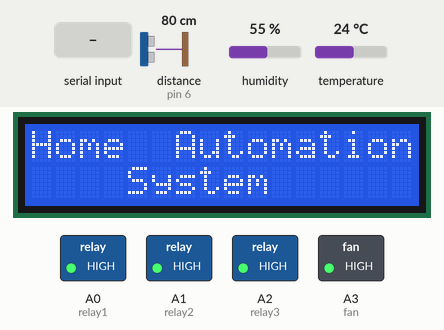
Recording of a sketch running on a simulated Arduino Uno, built with avr-gcc and run on an emulated ATmega328P. Shown: 16×2 character LCD, switched loads named in the sketch (green lamp = pin HIGH). Wiring (inferred from the names in the program): ultrasonic range finder: trigger pin 7; echo pin 6. Inputs (shaded band) come from the test bench; at power-on: distance to the obstacle (sensor on pin 6) 80 cm, humidity 55 %, temperature 24 °C. The echo pulse lasts 58.3 µs per cm; pins used as bus, display or sensor lines are not drawn; what the sketch prints to the serial monitor is not drawn.

Above: at 0.1 s.
2.3 s: "a" received over the second serial link
At 3.7 s:
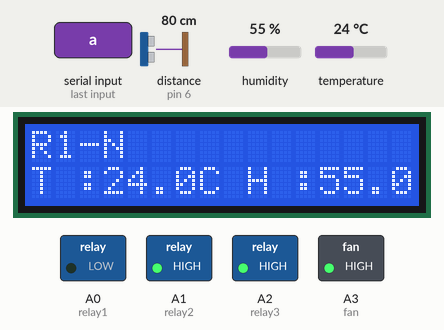
4.1 s: distance to the obstacle (sensor on pin 6) set to 12 cm
5.6 s: distance to the obstacle (sensor on pin 6) set to 9 cm
At 6.9 s:
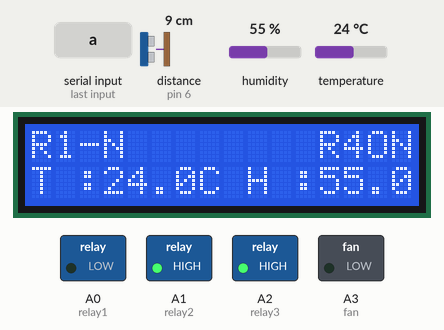
7.2 s: "b" received over the second serial link
At 8.5 s:
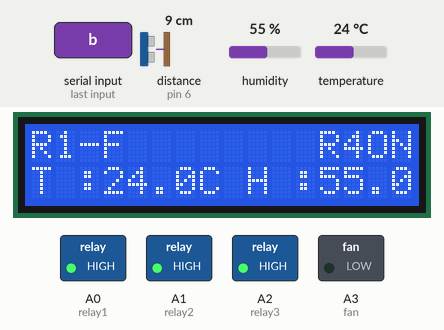
8.8 s: "c" received over the second serial link
At 9.6 s:
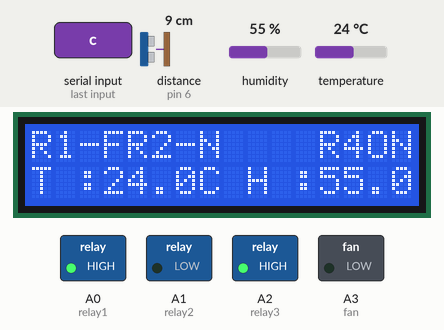
10.4 s: "e" received over the second serial link
At 11.8 s:
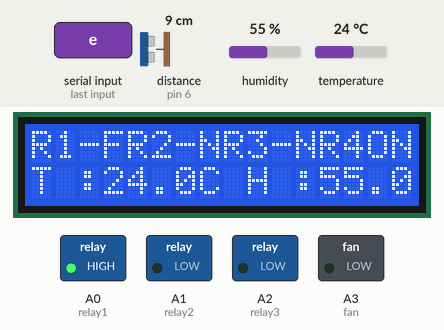
Timing chart, 0 to 13.0 s (numbered marks = the images above; inputs shaded):
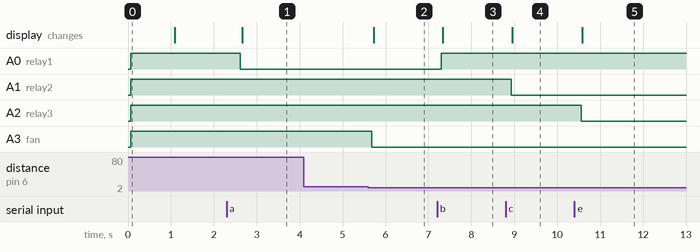

Measured:
- the behaviour switches between 11 and 10 cm on distance to the obstacle (sensor on pin 6) (found by bisection; images 1 and 2)
- after the input at 2.3 s, A0 (relay1): HIGH → LOW after 0.31 s; the display: changes after 0.36 s (image 1)
- after the input at 4.1 s, every drawn part: stays the same
- after the input at 5.6 s, A3 (fan): HIGH → LOW after 0.07 s; the display: changes after 0.12 s (image 2)
- after the input at 7.2 s, A0 (relay1): LOW → HIGH after 0.10 s; the display: changes after 0.13 s (image 3)
- after the input at 8.8 s, A1 (relay2): HIGH → LOW after 0.13 s; the display: changes after 0.16 s (image 4)
- after the input at 10.4 s, A2 (relay3): HIGH → LOW after 0.16 s; the display: changes after 0.18 s (image 5)

The sketch:

Home_Automation_using_Aruino.ino
```cpp
#include <LiquidCrystal_I2C.h>
#include <Wire.h>
#include "SoftwareSerial.h"
#define relay1 A0
#define relay2 A1
#define relay3 A2
#define fan A3
#define echoPin1 6 //connect echo pin of ultrasonic sensor to D12 of Arduino
#define trigPin1 7 //connect trigger pin of ultrasonic sensor to D10 of Arduino
#include <DHT.h>
#include <DHT_U.h>

#define DHTPIN 3
#define DHTTYPE DHT11

DHT dht(DHTPIN, DHTTYPE);

LiquidCrystal_I2C lcd(0x27, 16,2);

long duration1;  // declare variables to hold duration and distance
int distance1;

float Temperature;
float Humidity;

SoftwareSerial mySerial(10, 11); // RX, TX
void setup() {
   lcd.init();
  lcd.backlight();
dht.begin();
  pinMode(trigPin1,OUTPUT); //set trigPin as output pin of Arduino
 pinMode(echoPin1,INPUT);  //set echoPin as output pin of Arduino
  // Open serial communications and wait for port to open:
  Serial.begin(9600);
  while (!Serial) {
    ; // wait for serial port to connect. Needed for native USB port only
  }
  // set the data rate for the SoftwareSerial port
  mySerial.begin(9600);
  pinMode(relay1, OUTPUT);
  pinMode(relay2, OUTPUT);
  pinMode(relay3, OUTPUT);
  pinMode(fan, OUTPUT);
  digitalWrite(relay1, HIGH); // relay module work with active low
  digitalWrite(relay2, HIGH); // so u need to make high logic
  digitalWrite(relay3, HIGH); // before start.
  digitalWrite(fan, HIGH);
  lcd.setCursor(0,0);
  lcd.print("Home  Automation");
  lcd.setCursor(4,1);
  lcd.print("System");
  delay(1000);
  lcd.clear();
  Serial.begin(115200);
}

void dht_sen() {
  Temperature = dht.readTemperature(); // Gets the values of the temperature
Humidity = dht.readHumidity(); // Gets the values of the humidity

lcd.setCursor(0,1);
lcd.print("T :");
lcd.setCursor(3,1);
lcd.print(Temperature);
lcd.setCursor(7,1);
lcd.print("C");
lcd.setCursor(9,1);
lcd.print("H :");
lcd.setCursor(12,1);
lcd.print(Humidity);

}
void loop() { // run over and over

  digitalWrite(trigPin1,LOW); //generate square wave at trigger pin
 delayMicroseconds(2);
 digitalWrite(trigPin1,HIGH);
 delayMicroseconds(10);
 digitalWrite(trigPin1,LOW);
 duration1=pulseIn(echoPin1,HIGH);//calculation of distance of obstacle
 distance1=(duration1*0.034/2);
  if (distance1<10)
    {digitalWrite(fan, LOW);
    lcd.setCursor(12,0);
    lcd.print("R4ON");
    dht_sen();
    }

  if (mySerial.available()) {
    char inChar = mySerial.read();
    Serial.print(inChar);

    Serial.println(distance1);

    if (inChar == 'a') {
      digitalWrite(relay1, LOW); //relay1 on
      lcd.setCursor(0,0);
      lcd.print("R1-N");
      dht_sen();
    }
    else if (inChar == 'b') {
      digitalWrite(relay1, HIGH); //relay1 off
      lcd.setCursor(0,0);
      lcd.print("R1-F");
      dht_sen();
    }
    else if (inChar == 'c') {
      digitalWrite(relay2, LOW); //relay2 on
      lcd.setCursor(4,0);
      lcd.print("R2-N");
      dht_sen();
    }
    else if (inChar == 'd') {
      digitalWrite(relay2, HIGH); //relay2 off
      lcd.setCursor(4,0);
      lcd.print("R2-F");
      dht_sen();
    }
    else if (inChar == 'e') {
      digitalWrite(relay3, LOW); //relay3 on
      lcd.setCursor(8,0);
      lcd.print("R3-N");
      dht_sen();
    }
    else if (inChar == 'f') {
      digitalWrite(relay3, HIGH); //relay3 off
      lcd.setCursor(8,0);
      lcd.print("R3-F");
      dht_sen();
    }
    else if (inChar == 'g' || distance1<10) {
      digitalWrite(fan, LOW); //fan on
      lcd.setCursor(12,0);
      lcd.print("R4-N");
      dht_sen();
    }
    else if (inChar == 'h') {
      digitalWrite(fan, HIGH); //fan off
      lcd.setCursor(12,0);
      lcd.print("R4-F");
      dht_sen();
    }
    /*if (distance1<10)
    {digitalWrite(fan, LOW);
    lcd.setCursor(12,0);
    lcd.print("R4ON");
    dht_sen();
    }*/
  }
  delay(500);
}
```
